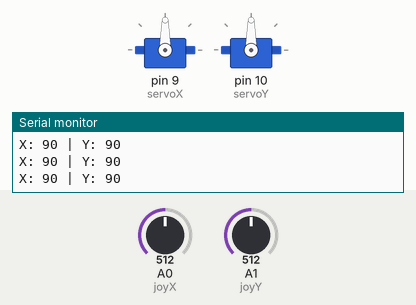
The program below on a simulated Arduino Uno, built with avr-gcc and run on an emulated ATmega328P. Parts: 2 × servo, the last lines printed to the serial monitor. The inputs (shaded band) are chosen by the test bench; at power-on: A0 (joyX) = 512, A1 (joyY) = 512.

Above: at 1.2 s.
1.3 s: A0 (joyX) set to 60
At 2.0 s:
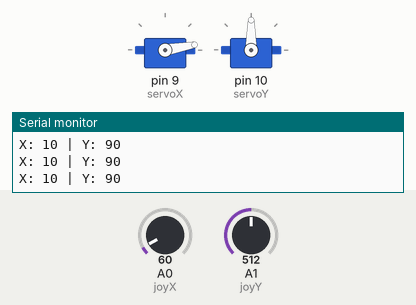
2.8 s: A0 (joyX) set to 52
At 4.1 s:
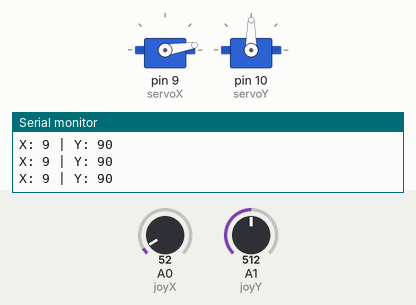
5.8 s: A1 (joyY) set to 554
At 6.7 s:
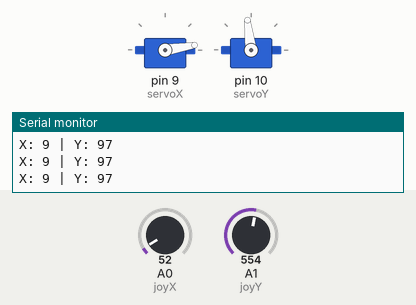
8.8 s: A1 (joyY) set to 579
At 9.2 s:
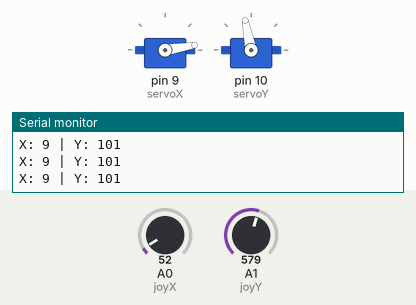
10.3 s: A0 (joyX) set to 122
At 11.4 s:
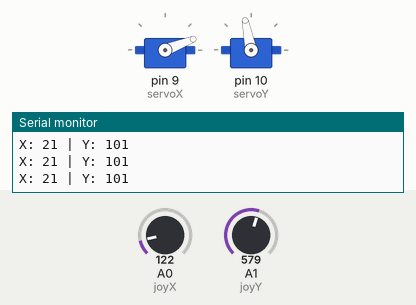
11.8 s: A1 (joyY) set to 0
At 12.5 s:
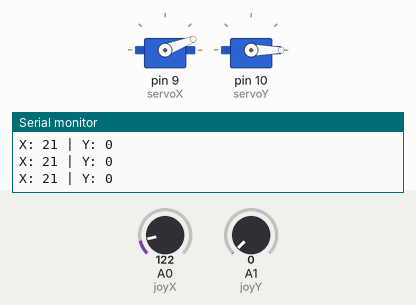
Timing chart, 0 to 14.3 s (numbered marks = the images above; inputs shaded):
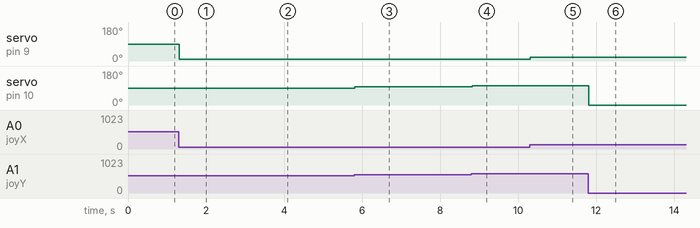

The program:

main.cpp
```cpp
#include <Arduino.h>
#include <Servo.h>

Servo servoX;
Servo servoY;

int joyX = A0;  // Joystick X-axis
int joyY = A1;  // Joystick Y-axis

int xVal, yVal;
int servoXPos, servoYPos;

void setup() {
  servoX.attach(9);
  servoY.attach(10);

  // Center both servos
  servoX.write(90);
  servoY.write(90);

  Serial.begin(9600);
}

void loop() {
  // Read joystick values
  xVal = analogRead(joyX);
  yVal = analogRead(joyY);

  // Map joystick (0–1023) to servo angles (0–180)
  servoXPos = map(xVal, 0, 1023, 0, 180);
  servoYPos = map(yVal, 0, 1023, 0, 180);

  // Write mapped values to servos
  servoX.write(servoXPos);
  servoY.write(servoYPos);

  // Optional: print for debugging
  Serial.print("X: "); Serial.print(servoXPos);
  Serial.print(" | Y: "); Serial.println(servoYPos);

  delay(20); // Smooth movement
}
```

Measured:
- after the input at 1.3 s, servo on pin 9 (servoX): 90° → 10° at once
- after the input at 2.8 s, servo on pin 9 (servoX): 10° → 9° at once
- after the input at 5.8 s, servo on pin 10 (servoY): 90° → 97° at once
- after the input at 8.8 s, servo on pin 10 (servoY): 97° → 101° at once
- after the input at 10.3 s, servo on pin 9 (servoX): 9° → 21° at once
- after the input at 11.8 s, servo on pin 10 (servoY): 101° → 0° at once
